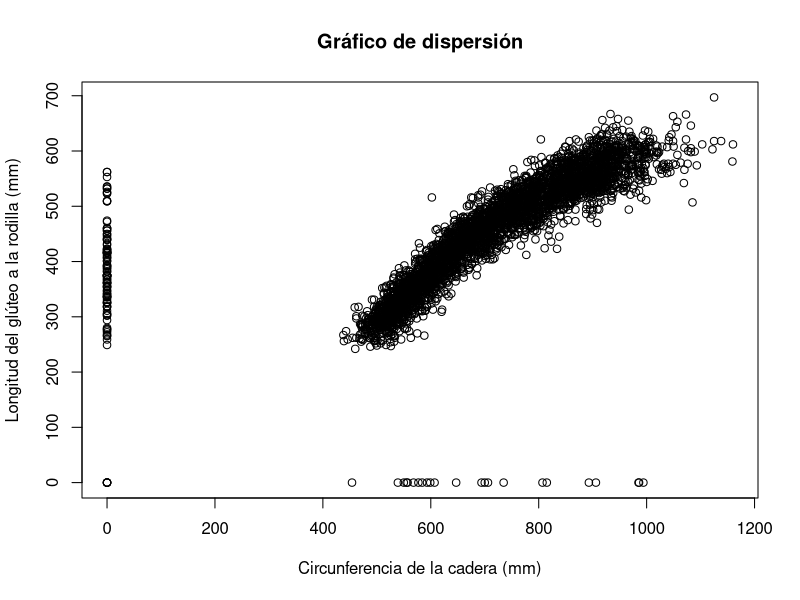
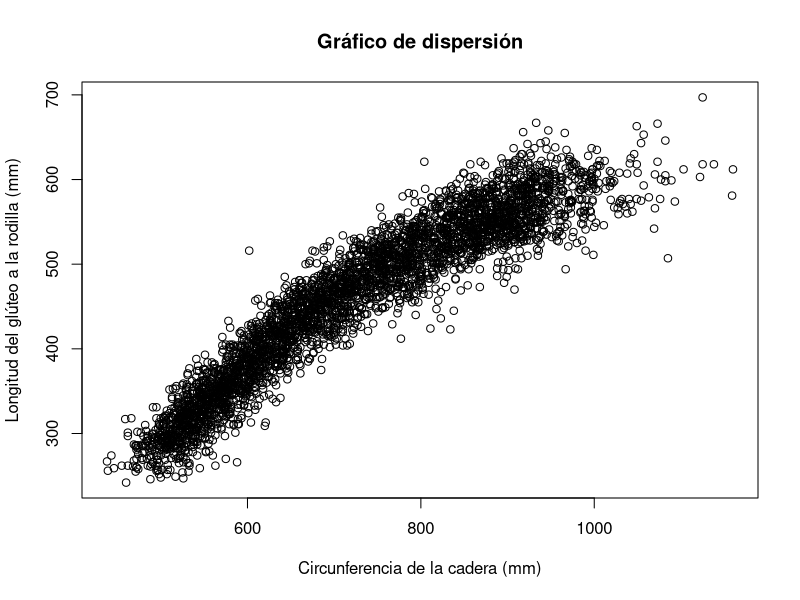
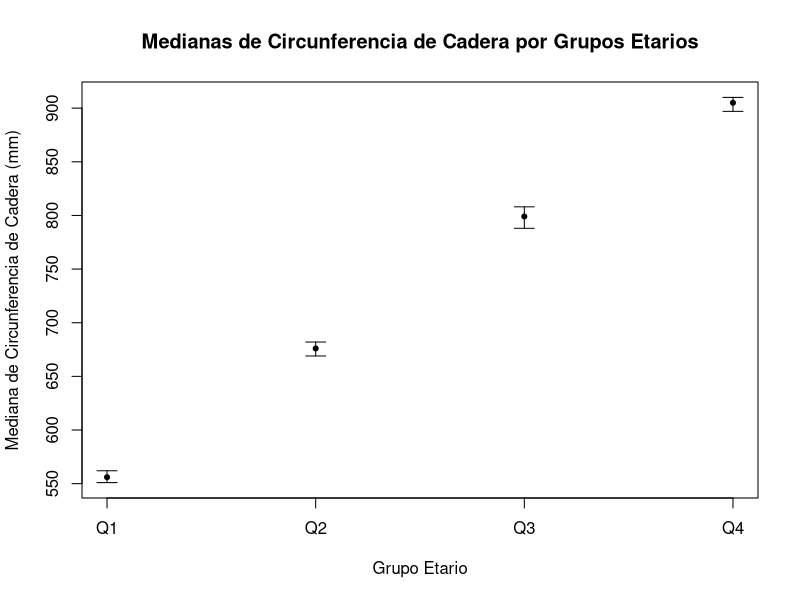
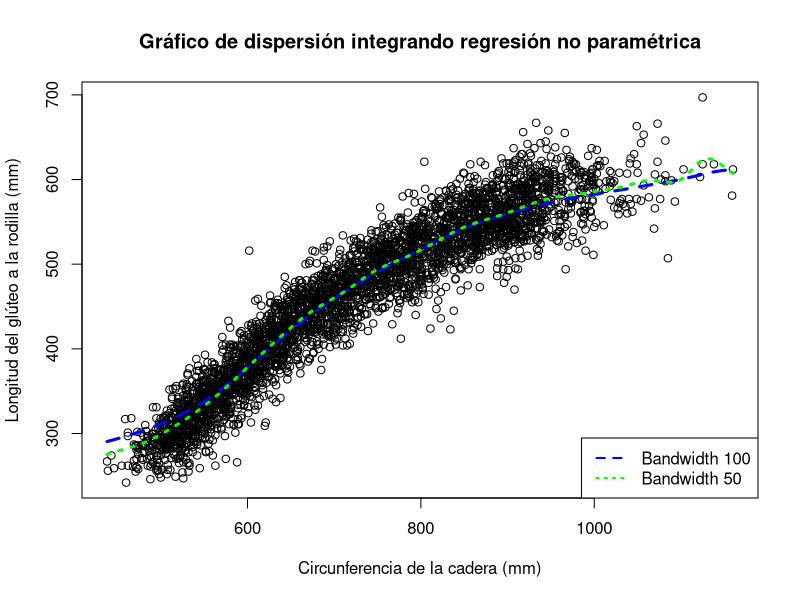
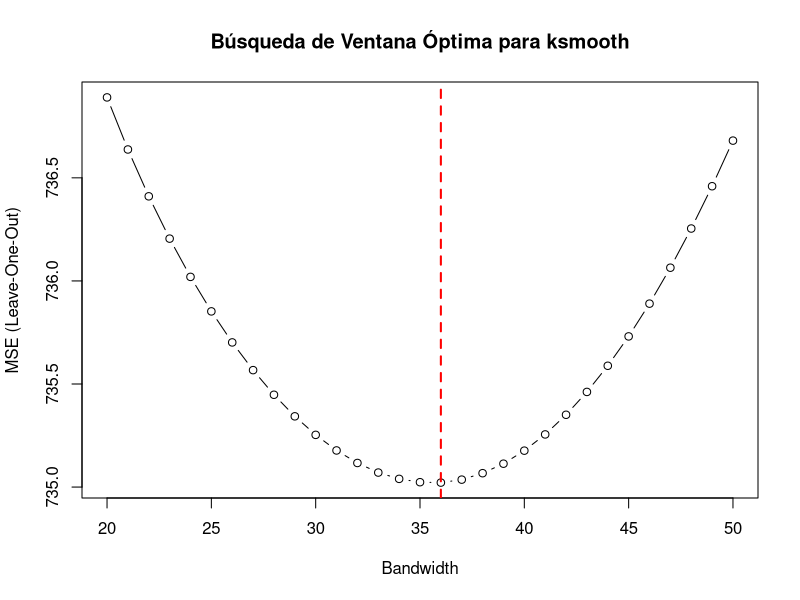
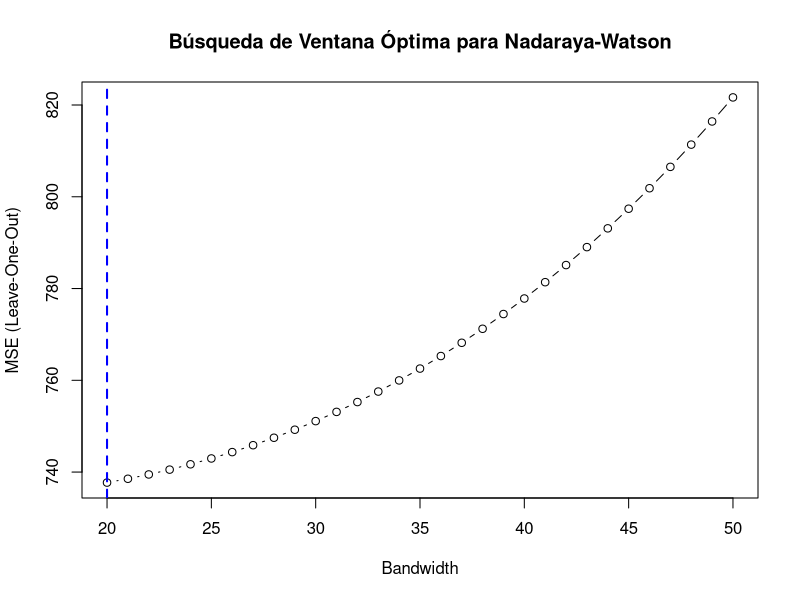

Write the R code that produced these figures, in order. (Note: a time limit stopped this script after it produced the figures.)
## ---- chunk 1
knitr::opts_chunk$set(echo = TRUE)
rm(list=ls())
## ---- chunk 2
datos <- read.csv("individuals.csv", sep=";")
attach(datos)
## ---- chunk 3
plot(
  HIP.CIRCUMFERENCE, BUTTOCK.KNEE.LENGTH,
  main = "Gráfico de dispersión",
  xlab = "Circunferencia de la cadera (mm)", 
  ylab = "Longitud del glúteo a la rodilla (mm)"
)
## ---- chunk 4
plot(HIP.CIRCUMFERENCE[HIP.CIRCUMFERENCE != 0 & BUTTOCK.KNEE.LENGTH != 0],
     BUTTOCK.KNEE.LENGTH[HIP.CIRCUMFERENCE != 0 & BUTTOCK.KNEE.LENGTH != 0],
     main = "Gráfico de dispersión",
     xlab = "Circunferencia de la cadera (mm)",
     ylab = "Longitud del glúteo a la rodilla (mm)"
)
## ---- chunk 5
poblacion_femenina <- datos[SEX == 2, ]

poblacion_femenina <- poblacion_femenina[
  poblacion_femenina$HIP.CIRCUMFERENCE != 0 & poblacion_femenina$BUTTOCK.KNEE.LENGTH != 0,
  ]
## ---- chunk 6
quartiles <- quantile(poblacion_femenina$AGE.IN.MONTHS, probs = c(0.25, 0.5, 0.75))
poblacion_femenina$group <- cut(
  poblacion_femenina$AGE.IN.MONTHS, 
  breaks = c(-Inf, quartiles, Inf), 
  labels = c("Q1", "Q2", "Q3", "Q4")
)

ic_bootstrap <- function(data, n_bootstrap = 1000, conf_level = 0.95) {
  medians <- c()
  
  for (i in 1:n_bootstrap){
    medians <- c(medians, median(sample(data, replace = TRUE)))
  }

  lower_bound <- quantile(medians, (1 - conf_level) / 2)
  upper_bound <- quantile(medians, 1 - (1 - conf_level) / 2)
  list(median = median(data), lower = lower_bound, upper = upper_bound)
}

results <- lapply(
  split(poblacion_femenina$HIP.CIRCUMFERENCE, poblacion_femenina$group), ic_bootstrap
)

for (i in 1:4) {
  cat("Grupo", names(results)[i], "\n")
  cat("Mediana:", results[[i]]$median, "\n")
  cat("Intervalo de confianza:", results[[i]]$lower, "-", results[[i]]$upper, "\n\n")
}

## ---- chunk 7
groups <- names(results)

medians <- sapply(results, function(x) x$median)
lower_bounds <- sapply(results, function(x) x$lower)
upper_bounds <- sapply(results, function(x) x$upper)

plot(1:4, results$medians, ylim = range(c(lower_bounds, upper_bounds)), xaxt = "n",
     xlab = "Grupo Etario", ylab = "Mediana de Circunferencia de Cadera (mm)",
     main = "Medianas de Circunferencia de Cadera por Grupos Etarios")
axis(1, at = 1:4, labels = groups)
arrows(1:4, lower_bounds, 1:4, upper_bounds, angle = 90, code = 3, length = 0.1)
points(1:4, medians, pch=20)
## ---- chunk 8
X <- HIP.CIRCUMFERENCE[
  HIP.CIRCUMFERENCE != 0 & BUTTOCK.KNEE.LENGTH != 0
]
Y <- BUTTOCK.KNEE.LENGTH[
  HIP.CIRCUMFERENCE != 0 & BUTTOCK.KNEE.LENGTH != 0
]

plot(X, Y,
     main = "Gráfico de dispersión integrando regresión no paramétrica",
     xlab = "Circunferencia de la cadera (mm)",
     ylab = "Longitud del glúteo a la rodilla (mm)"
)
smooth_100 <- ksmooth(X, Y, kernel = "normal", bandwidth = 100)
smooth_50 <- ksmooth(X, Y, kernel = "normal", bandwidth = 50)

lines(smooth_100, col = "blue", lwd = 3, lty = 2)
lines(smooth_50, col = "green", lwd = 3, lty = 3)
legend("bottomright", legend = c("Bandwidth 100", "Bandwidth 50"), 
       col = c("blue", "green"), lty = c(2, 3), lwd = 2)
## ---- chunk 9
loo_mse <- function(bandwidth) {
  n <- length(X)
  mse <- 0
  
  for (i in 1:n) {
    X_train <- X[-i]
    Y_train <- Y[-i]
    smooth <- ksmooth(X_train, Y_train, kernel = "normal", bandwidth = bandwidth, x.points = X[i])
    mse <- mse + (Y[i] - smooth$y)^2
  }
  
  return(mse / n)
}

# Búsqueda de la ventana óptima en la grilla de 20 a 50 con paso 1
bandwidths <- 20:50
mse_values <- sapply(bandwidths, loo_mse)

optimal_bandwidth <- bandwidths[which.min(mse_values)]
plot(bandwidths, mse_values, type = "b", main = "Búsqueda de Ventana Óptima para ksmooth",
     xlab = "Bandwidth", ylab = "MSE (Leave-One-Out)")
abline(v = optimal_bandwidth, col = "red", lwd = 2, lty = 2)
## ---- chunk 10
cat("La ventana óptima obtenida es", optimal_bandwidth)
## ---- chunk 11
# Función para el estimador de Nadaraya-Watson
nwsmooth <- function(x, X, Y, h) {
  K <- function(u) dnorm(u)
  n <- length(X)
  m <- numeric(length(x))
  weights_matrix <- matrix(nrow = length(x), ncol = n)
  
  for (i in 1:length(x)) {
    weights_matrix[i, ] <- K((X - x[i]) / h)
    weights_matrix[i, ] <- weights_matrix[i, ] / sum(weights_matrix[i, ])
    m[i] <- sum(weights_matrix[i, ] * Y)
  }
  
  return(list(m = m, weights = weights_matrix))
}
## ---- chunk 12

loo_mse_nw <- function(bandwidth) {
  n <- length(X)
  nw_response <- nwsmooth(X, X, Y, bandwidth)
  Y_hat <- nw_response$m
  weights <- nw_response$weights
  mse <- 0
  
  for (i in 1:n){
    mse <- mse + (Y[i]-Y_hat[i])^2 / (1 - weights[i, i])^2
  }
  
  mse <- mse / n
  
  return(mse)
}

mse_values_nw <- sapply(bandwidths, loo_mse_nw)

optimal_bandwidth_nw <- bandwidths[which.min(mse_values_nw)]
plot(bandwidths, mse_values_nw, type = "b", main = "Búsqueda de Ventana Óptima para Nadaraya-Watson",
     xlab = "Bandwidth", ylab = "MSE (Leave-One-Out)")
abline(v = optimal_bandwidth_nw, col = "blue", lwd = 2, lty = 2)

## ---- chunk 13
bandwidths_nw <- 1:20
mse_values_nw <- sapply(bandwidths_nw, loo_mse_nw)

optimal_bandwidth_nw <- bandwidths_nw[which.min(mse_values_nw)]
plot(bandwidths_nw, mse_values_nw, type = "b", main = "Búsqueda de Ventana Óptima para Nadaraya-Watson",
     xlab = "Bandwidth", ylab = "MSE (Leave-One-Out)")
abline(v = optimal_bandwidth_nw, col = "blue", lwd = 2, lty = 2)
## ---- chunk 14
cat("La ventana óptima obtenida es", optimal_bandwidth_nw)
## ---- chunk 15
plot(X, Y,
     main = "Gráfico de dispersión integrando regresión no paramétrica ksmooth",
     xlab = "Circunferencia de la cadera (mm)",
     ylab = "Longitud del glúteo a la rodilla (mm)"
)

x <- seq(min(X), max(X), length.out = 1000)
smooth_nw_opt <- nwsmooth(x, X, Y, optimal_bandwidth_nw)
lines(x, smooth_nw_opt$m, col = "green", lwd = 3, lty = 3)
legend("topright", legend = sprintf("Bandwidth %s NW", optimal_bandwidth_nw), 
       col = "green", lty = 2, lwd = 2)
## ---- chunk 16
smooth_opt <- ksmooth(X, Y, kernel = "normal", bandwidth = optimal_bandwidth)

fit_lm <- lm(Y ~ X)

plot(X, Y,
     main = "Gráfico de dispersión integrando regresión no paramétrica nwsmooth",
     xlab = "Circunferencia de la cadera (mm)",
     ylab = "Longitud del glúteo a la rodilla (mm)"
)

lines(smooth_opt, col = "red", lwd = 3, lty = 2)
lines(x, smooth_nw_opt$m, col = "blue", lwd = 3, lty = 3)
abline(fit_lm, col = "green", lwd = 3, lty = 4)
legend("bottomright", legend = c("ksmooth Óptimo", "Nadaraya-Watson Óptimo", "Mínimos Cuadrados"),
       col = c("red", "blue", "green"), lty = c(2, 3, 4), lwd = 2)
## ---- chunk 17
cat("R^2 modelo lineal", summary(fit_lm)$r.squared)

calcular_r2 <- function(Y_real, Y_hat_ksmooth){
  ss_total <- sum((Y_real - mean(Y))^2)
  ss_res_ksmooth <- sum((Y_real - Y_hat_ksmooth)^2)
  rsq <- 1 - (ss_res_ksmooth / ss_total)
  
  return(rsq)
}

## ---- chunk 18
smooth_nw_opt <- nwsmooth(X, X, Y, optimal_bandwidth_nw)
cat("R^2 NW", calcular_r2(Y, smooth_nw_opt$m))
## ---- chunk 19
cat("R^2 ksmooth", calcular_r2(sort(Y), smooth_opt$y))
